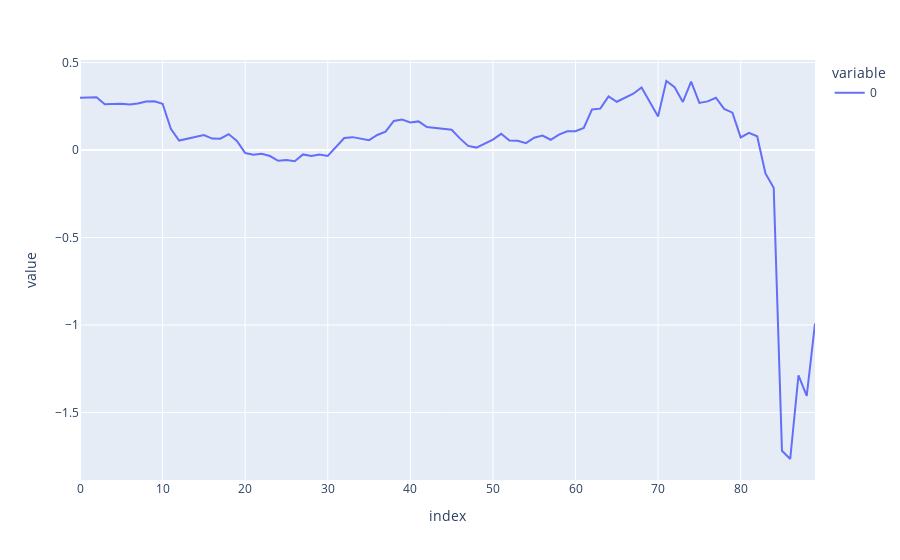

The code cell stored with this chart in its notebook:
### Code cell
signal = 'lfads_rates_joint_pca_rtt_unique'
df = src.decoder_analysis.precondition_td(td, signal)
df_cst = df.groupby('task').get_group('CST')
df_rtt = df.groupby('task').get_group('RTT')
dropped_scores, dropped_trials = src.decoder_analysis.trial_dropout_analysis(
    df_train=df_cst,
    df_test=df_rtt,
    signal=signal,
    target_name='Hand velocity',
    drop_style='random',
)
px.line(dropped_scores,hover_name=dropped_trials)

### Figure 1 — Plotly figure (JSON) as saved in the notebook; plotly's stock layout.template omitted (floating-point values rounded to 4 significant figures)
{"data": [{"hovertemplate": "<b>%{hovertext}</b><br><br>variable=0<br>index=%{x}<br>value=%{y}<extra></extra>", "hovertext": [109, 118, 246, 299, 327, 41, 257, 322, 95, 347, 11, 248, 166, 307, 195, 82, 269, 304, 92, 97, 201, 154, 98, 40, 33, 218, 314, 170, 119, 167, 312, 374, 277, 45, 51, 311, 131, 319, 158, 267, 72, 204, 49, 241, 123, 74, 206, 197, 256, 360, 348, 141, 90, 341, 359, 65, 368, 271, 165, 376, 213, 285, 155, 389, 276, 88, 232, 336, 293, 146, 337, 377, 298, 287, 290, 275, 240, 20, 26, 382, 122, 238, 189, 134, 4, 222, 200, 143, 100, 174], "legendgroup": "0", "line": {"color": "#636efa", "dash": "solid"}, "marker": {"symbol": "circle"}, "mode": "lines", "name": "0", "orientation": "v", "showlegend": true, "type": "scatter", "x": [0, 1, 2, 3, 4, 5, 6, 7, 8, 9, 10, 11, 12, 13, 14, 15, 16, 17, 18, 19, 20, 21, 22, 23, 24, 25, 26, 27, 28, 29, 30, 31, 32, 33, 34, 35, 36, 37, 38, 39, 40, 41, 42, 43, 44, 45, 46, 47, 48, 49, 50, 51, 52, 53, 54, 55, 56, 57, 58, 59, 60, 61, 62, 63, 64, 65, 66, 67, 68, 69, 70, 71, 72, 73, 74, 75, 76, 77, 78, 79, 80, 81, 82, 83, 84, 85, 86, 87, 88, 89], "xaxis": "x", "y": [0.2994, 0.2991, 0.3024, 0.2619, 0.2632, 0.2651, 0.2602, 0.2666, 0.278, 0.2791, 0.265, 0.1215, 0.05394, 0.06349, 0.07254, 0.08555, 0.06537, 0.06489, 0.09113, 0.05194, -0.01715, -0.02701, -0.02123, -0.03425, -0.06148, -0.05662, -0.064, -0.02512, -0.03413, -0.02502, -0.03386, 0.01546, 0.06868, 0.07376, 0.06618, 0.05649, 0.08621, 0.105, 0.1666, 0.1747, 0.1576, 0.1637, 0.1314, 0.1274, 0.1232, 0.1159, 0.06656, 0.02348, 0.01391, 0.03851, 0.05987, 0.09277, 0.05497, 0.05352, 0.03922, 0.07027, 0.08223, 0.05888, 0.08825, 0.1072, 0.1076, 0.1266, 0.2322, 0.2366, 0.3065, 0.276, 0.2983, 0.3219, 0.3579, 0.2778, 0.1924, 0.3947, 0.3595, 0.2753, 0.3906, 0.2695, 0.2782, 0.2989, 0.2354, 0.214, 0.07207, 0.09865, 0.07868, -0.1337, -0.2162, -1.72, -1.766, -1.288, -1.405, -0.9918], "yaxis": "y"}], "layout": {"legend": {"title": {"text": "variable"}, "tracegroupgap": 0}, "margin": {"t": 60}, "xaxis": {"anchor": "y", "domain": [0, 1], "title": {"text": "index"}}, "yaxis": {"anchor": "x", "domain": [0, 1], "title": {"text": "value"}}}}
